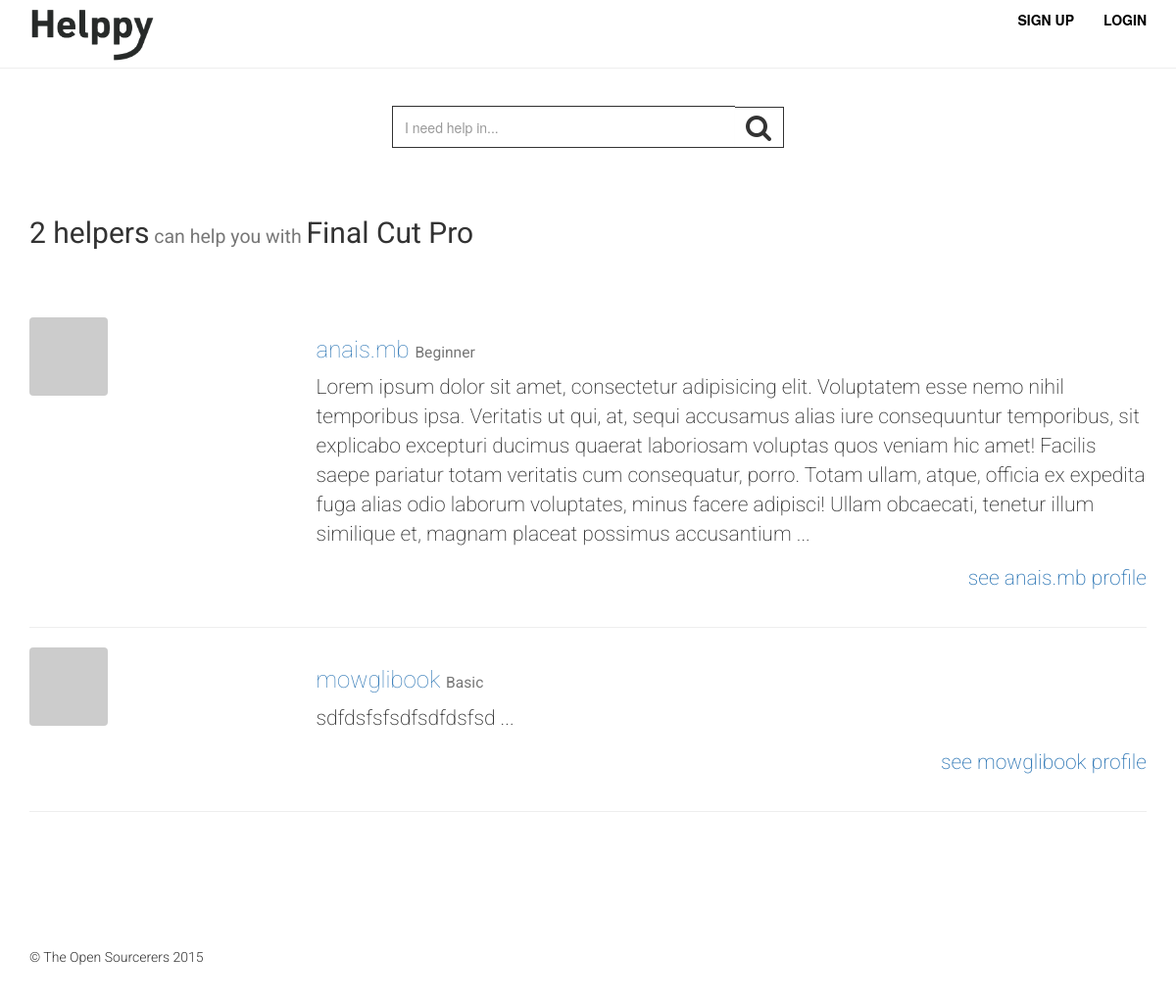
The app's page /skill.php?skillID=6 with its own data.
### tables this page shows
CREATE TABLE `skills` (
  `skillID` int(11) NOT NULL AUTO_INCREMENT,
  `machine_name` varchar(45) DEFAULT NULL,
  `name` varchar(45) DEFAULT NULL,
  `description` varchar(200) DEFAULT NULL,
  `disabled` tinyint(1) DEFAULT NULL,
  PRIMARY KEY (`skillID`)
);

CREATE TABLE `users` (
  `userID` int(11) NOT NULL AUTO_INCREMENT,
  `username` varchar(255) NOT NULL,
  `password` varchar(255) NOT NULL,
  `surname` varchar(255) DEFAULT NULL,
  `forename` varchar(255) DEFAULT NULL,
  `description` mediumtext,
  `pictureID` varchar(255) DEFAULT NULL,
  `email` varchar(255) NOT NULL,
  `disabled` tinyint(1) DEFAULT NULL,
  PRIMARY KEY (`userID`),
  UNIQUE KEY `username_UNIQUE` (`username`),
  UNIQUE KEY `email_UNIQUE` (`email`)
);

CREATE TABLE `level` (
  `levelID` int(11) NOT NULL AUTO_INCREMENT,
  `name` varchar(45) DEFAULT NULL,
  `description` varchar(45) DEFAULT NULL,
  `level` varchar(45) DEFAULT NULL,
  `disabled` tinyint(1) DEFAULT NULL,
  PRIMARY KEY (`levelID`)
);

### skill.php (the view, shortened to what this page needs)
<?php
require 'php/db.php';
$skillID = $_GET['skillID'] ? $_GET['skillID'] : $_POST['skillID'];
$skill = [];
$query = <<<EOF
SELECT
    skills.skillID AS `skillID`,
    categories.categoryID AS `categoryID`,
    skills.name AS `skill_name`,
    skills.description AS `skill_description`,
    COUNT(DISTINCT userID) AS `count_users`
FROM
    skills
        INNER JOIN
    skill_categories USING (skillID)
        INNER JOIN
    categories USING (categoryID)
        LEFT JOIN
    user_skills USING (skillID)
WHERE
    skills.skillID = $skillID
GROUP BY user_skills.skillID;
EOF;
if ($result = $db->query($query)) {
	if ($row = $result->fetch_assoc()) {
		$row['machine_name'] = strtolower(preg_replace('/[^A-Za-z0-9-]+/', '-', $row['skill_name']));
		$skill = $row;
	}
} else {
	echo 'Unable to connect to the database';
}
$users = [];
$query = <<<EOF
SELECT
    skills.skillID AS `skillID`,
    users.userID AS `userID`,
    users.username AS `username`,
    users.email AS `email`,
    users.description AS `user_description`,
    level.levelID AS `levelID`,
    level.name AS `level_name`
FROM
    users
        INNER JOIN
    user_skills USING (userID)
        INNER JOIN
    skills USING (skillID)
        INNER JOIN
    level USING (levelID)
        INNER JOIN
    skill_categories USING (skillID)
        INNER JOIN
    categories USING (categoryID)
WHERE
    user_skills.skillID = $skillID
GROUP BY user_skills.userID
EOF;
if ($result = $db->query($query)) {
	while ($row = $result->fetch_assoc()) {
		array_push($users, $row);
	}
} else {
	echo 'Unable to connect to the database';
}
?>
		<div class="jumbotron">
			<div class="container">
				 <div class="search-container">
						<div class="search-box">
							<div class="input-group search-container">
								<input type="text" class="form-control" placeholder="I need help in...">
								<span class="input-group-btn">
									<button class="btn btn-default" type="button"><i class="fa fa-search fa-2x"></i></button>
								</span>
							</div>
						</div>
				</div>
				<h2><?php echo $skill['count_users'];?> helper<?php if ($skill['count_users'] > 1) echo "s";?><small> can help you with </small><?php echo $skill['skill_name'];?></strong>
					<br>
				</h2>
				<?php foreach ($users as $key => $user) { ?>
					<div class="row">
						<div class="col-xs-12 col-md-2">
							<img class="thumbnail pull-left" src="http://www.gravatar.com/avatar/<?php echo md5(strtolower(trim($user['email'])))?>?s=200&d=mm">
						</div>
						<div class="col-xs-12 col-md-1"></div>
						<div class="col-xs-12 col-md-9">
							<h3>
								<a href="/helper/<?php echo $user['username']; ?>" ><?php echo $user['username'];?></a>
								<small><?php echo $user['level_name'];?></small>
							</h3>
							<p>
								<?php echo substr($user['user_description'],0 ,500);?> ...
							</p>
							<p class="text-right">
								<a href="/helper/<?php echo $user['username']; ?>">see <?php echo $user['username'];?> profile</a>
						</p>
						</div>
					</div>
					<hr>
				<? } ?>
			</div>
		</div>

### css/layout.css (style rules this page uses)
.jumbotron { background-color:white; margin-top:60px; }
.search-container { width: 300px; margin-left:auto; margin-right: auto; }
.form-control { height: 43px; }
#footer { margin-top: 70px; margin-bottom:70px; }

### css/home.css (style rules this page uses)
.search-container { width:400px; }
.search-box .form-control { border-color:#333; border-radius:0px; border-width:0,25px; border-right:0px; }
.search-box .btn-default { border-color:#333; border-radius:0px; border-width:0,25px; border-left:0px; }

### css/header.css (style rules this page uses)
#mainNavbar { border-bottom: 1px solid #eee; }
.navbar-brand img { max-height: 57px; margin-top: -7px; }
.navbar-default { height:70px; background-color: #fff; border-color: transparent; }
.navbar-nav.navbar-right > li > a { text-transform: uppercase; font-weight: bold; color: black; color: black; }
@media (min-width: 768px) { #mainNavbar .navbar-nav>li>a { padding-top: 10px; padding-bottom: 10px; } }

### css/profile.css (style rules this page uses)
.thumbnail { padding: 0px; border: 0px; }

### records on screen
skills: name "Final Cut Pro"
users: username "anais.mb", level.name "Beginner", description "Lorem ipsum dolor sit amet, consectetur adipisicing elit. Voluptatem esse nemo nihil temporibus ipsa. Veritatis ut qui, at, sequi accusamus alias iure consequuntur temporibus, sit explicabo excepturi ducimus quaerat laboriosam voluptas quos veniam hic amet! Facilis saepe pariatur totam veritatis cum consequatur, porro. Totam ullam, atque, officia ex expedita fuga alias odio laborum voluptates, minus facere adipisci! Ullam obcaecati, tenetur illum similique et, magnam placeat possimus accusantium"
users: username "mowglibook", level.name "Basic", description "sdfdsfsfsdfsdfdsfsd"

### other values on screen
$skill['count_users'] "2"
